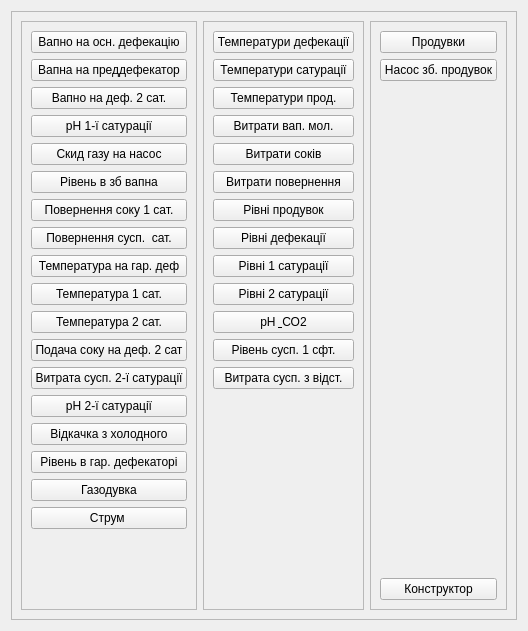
     <widget class="QWidget" name="tab_2">
      <attribute name="title">
       <string>Сокоочистка</string>
      </attribute>
      <layout class="QHBoxLayout" name="horizontalLayout_4">
       <item>
        <widget class="QFrame" name="frame_2">
         <property name="frameShape">
          <enum>QFrame::StyledPanel</enum>
         </property>
         <property name="frameShadow">
          <enum>QFrame::Raised</enum>
         </property>
         <layout class="QHBoxLayout" name="horizontalLayout_3">
          <item>
           <widget class="QFrame" name="frame_Reg_2">
            <property name="frameShape">
             <enum>QFrame::StyledPanel</enum>
            </property>
            <property name="frameShadow">
             <enum>QFrame::Sunken</enum>
            </property>
            <layout class="QVBoxLayout" name="verticalLayout_4">
             <item>
              <widget class="QPushButton" name="s1reg01_trend_1_0">
               <property name="text">
                <string>Вапно на осн. дефекацію</string>
               </property>
              </widget>
             </item>
             <item>
              <widget class="QPushButton" name="s1reg02_trend_1_0">
               <property name="text">
                <string>Вапна на преддефекатор</string>
               </property>
              </widget>
             </item>
             <item>
              <widget class="QPushButton" name="s1reg03_trend_1_0">
               <property name="text">
                <string>Вапно на деф. 2 сат.</string>
               </property>
              </widget>
             </item>
             <item>
              <widget class="QPushButton" name="s1reg04_trend_1_0">
               <property name="text">
                <string>рН 1-ї сатурації</string>
               </property>
              </widget>
             </item>
             <item>
              <widget class="QPushButton" name="s1reg05_trend_1_0">
               <property name="text">
                <string>Скид газу на насос</string>
               </property>
              </widget>
             </item>
             <item>
              <widget class="QPushButton" name="s1reg06_trend_1_0">
               <property name="text">
                <string>Рівень в зб вапна</string>
               </property>
              </widget>
             </item>
             <item>
              <widget class="QPushButton" name="s1reg07_trend_1_0">
               <property name="text">
                <string>Повернення соку 1 сат.</string>
               </property>
              </widget>
             </item>
             <item>
              <widget class="QPushButton" name="s1reg08_trend_1_0">
               <property name="text">
                <string>Повернення сусп.  сат.</string>
               </property>
              </widget>
             </item>
             <item>
              <widget class="QPushButton" name="s1reg09_trend_1_0">
               <property name="text">
                <string>Температура на гар. деф</string>
               </property>
              </widget>
             </item>
             <item>
              <widget class="QPushButton" name="s1reg10_trend_1_0">
               <property name="text">
                <string>Температура 1 сат.</string>
               </property>
              </widget>
             </item>
             <item>
              <widget class="QPushButton" name="s1reg11_trend_1_0">
               <property name="text">
                <string>Температура 2 сат.</string>
               </property>
              </widget>
             </item>
             <item>
              <widget class="QPushButton" name="s1reg12_trend_1_0">
               <property name="text">
                <string>Подача соку на деф. 2 сат</string>
               </property>
              </widget>
             </item>
             <item>
              <widget class="QPushButton" name="s1reg13_trend_1_0">
               <property name="text">
                <string>Витрата сусп. 2-ї сатурації</string>
               </property>
              </widget>
             </item>
             <item>
              <widget class="QPushButton" name="s1reg14_trend_1_0">
               <property name="text">
                <string>рН 2-ї сатурації</string>
               </property>
              </widget>
             </item>
             <item>
              <widget class="QPushButton" name="s1reg15_trend_1_0">
               <property name="text">
                <string>Відкачка з холодного</string>
               </property>
              </widget>
             </item>
             <item>
              <widget class="QPushButton" name="s1reg16_trend_1_0">
               <property name="text">
                <string>Рівень в гар. дефекаторі</string>
               </property>
              </widget>
             </item>
             <item>
              <widget class="QPushButton" name="s1reg17_trend_1_0">
               <property name="text">
                <string>Газодувка</string>
               </property>
              </widget>
             </item>
             <item>
              <widget class="QPushButton" name="s1reg18_trend_1_0">
               <property name="text">
                <string>Струм </string>
               </property>
              </widget>
             </item>
             <item>
              <spacer name="verticalSpacer_4">
               <property name="orientation">
                <enum>Qt::Vertical</enum>
               </property>
               <property name="sizeHint" stdset="0">
                <size>
                 <width>20</width>
                 <height>71</height>
                </size>
               </property>
              </spacer>
             </item>
            </layout>
           </widget>
          </item>
          <item>
           <widget class="QFrame" name="frame_Val_2">
            <property name="frameShape">
             <enum>QFrame::StyledPanel</enum>
            </property>
            <property name="frameShadow">
             <enum>QFrame::Sunken</enum>
            </property>
            <layout class="QVBoxLayout" name="verticalLayout_5">
             <item>
              <widget class="QPushButton" name="s1term1_trend_1_0">
               <property name="text">
                <string>Температури дефекації</string>
               </property>
              </widget>
             </item>
             <item>
              <widget class="QPushButton" name="s1term2_trend_1_0">
               <property name="text">
                <string>Температури сатурації</string>
               </property>
              </widget>
             </item>
             <item>
              <widget class="QPushButton" name="s1termpr_trend_1_0">
               <property name="text">
                <string>Температури прод.</string>
               </property>
              </widget>
             </item>
             <item>
              <widget class="QPushButton" name="s1flowvm_trend_1_0">
               <property name="text">
                <string>Витрати вап. мол.</string>
               </property>
              </widget>
             </item>
             <item>
              <widget class="QPushButton" name="s1flowj_trend_1_0">
               <property name="text">
                <string>Витрати соків</string>
               </property>
              </widget>
             </item>
             <item>
              <widget class="QPushButton" name="s1flowr_trend_1_0">
               <property name="text">
                <string>Витрати повернення</string>
               </property>
              </widget>
             </item>
             <item>
              <widget class="QPushButton" name="s1levelpr_trend_1_0">
               <property name="text">
                <string>Рівні продувок</string>
               </property>
              </widget>
             </item>
             <item>
              <widget class="QPushButton" name="s1leveldef_trend_1_0">
               <property name="text">
                <string>Рівні дефекації</string>
               </property>
              </widget>
             </item>
             <item>
              <widget class="QPushButton" name="s1level1sat_trend_1_0">
               <property name="text">
                <string>Рівні 1 сатурації</string>
               </property>
              </widget>
             </item>
             <item>
              <widget class="QPushButton" name="s1level2sat_trend_1_0">
               <property name="text">
                <string>Рівні 2 сатурації</string>
               </property>
              </widget>
             </item>
             <item>
              <widget class="QPushButton" name="s1phco2_trend_1_0">
               <property name="text">
                <string>рН &amp; СО2</string>
               </property>
              </widget>
             </item>
             <item>
              <widget class="QPushButton" name="s1trend00_trend_1_0">
               <property name="text">
                <string>Рівень сусп. 1 сфт.</string>
               </property>
              </widget>
             </item>
             <item>
              <widget class="QPushButton" name="s1trend_1">
               <property name="text">
                <string>Витрата сусп. з відст.</string>
               </property>
              </widget>
             </item>
             <item>
              <spacer name="verticalSpacer_5">
               <property name="orientation">
                <enum>Qt::Vertical</enum>
               </property>
               <property name="sizeHint" stdset="0">
                <size>
                 <width>20</width>
                 <height>145</height>
                </size>
               </property>
              </spacer>
             </item>
            </layout>
           </widget>
          </item>
          <item>
           <widget class="QFrame" name="frame_Other_2">
            <property name="frameShape">
             <enum>QFrame::StyledPanel</enum>
            </property>
            <property name="frameShadow">
             <enum>QFrame::Sunken</enum>
            </property>
            <layout class="QVBoxLayout" name="verticalLayout_6">
             <item>
              <widget class="QPushButton" name="s1bleding_trend_1_0">
               <property name="text">
                <string>Продувки</string>
               </property>
              </widget>
             </item>
             <item>
              <widget class="QPushButton" name="s1pump_trend_1_0">
               <property name="text">
                <string>Насос зб. продувок</string>
               </property>
              </widget>
             </item>
             <item>
              <spacer name="verticalSpacer_6">
               <property name="orientation">
                <enum>Qt::Vertical</enum>
               </property>
               <property name="sizeHint" stdset="0">
                <size>
                 <width>20</width>
                 <height>145</height>
                </size>
               </property>
              </spacer>
             </item>
             <item>
              <widget class="QPushButton" name="construct_trend_1_0">
               <property name="text">
                <string>Конструктор</string>
               </property>
              </widget>
             </item>
            </layout>
           </widget>
          </item>
         </layout>
        </widget>
       </item>
      </layout>
     </widget>
